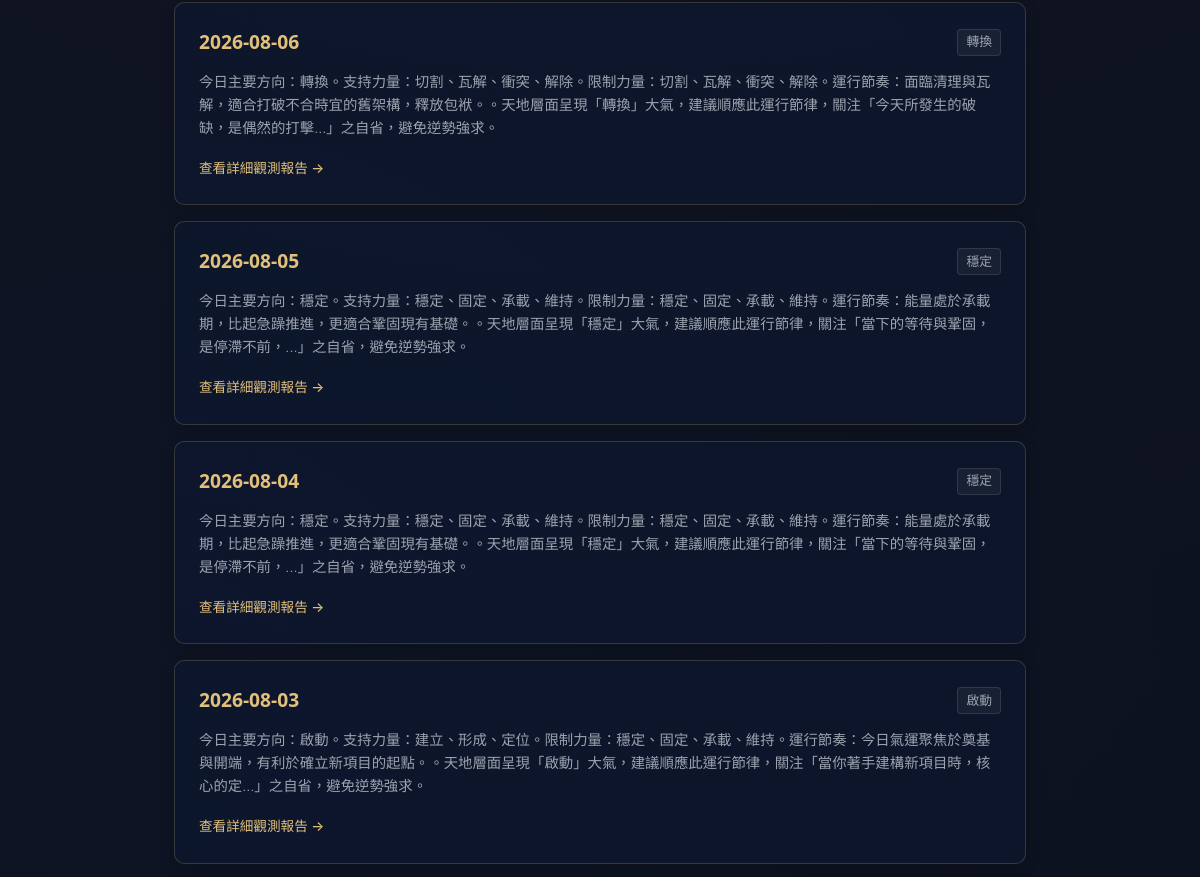
Page /archive (middle part) on the earlier database version.
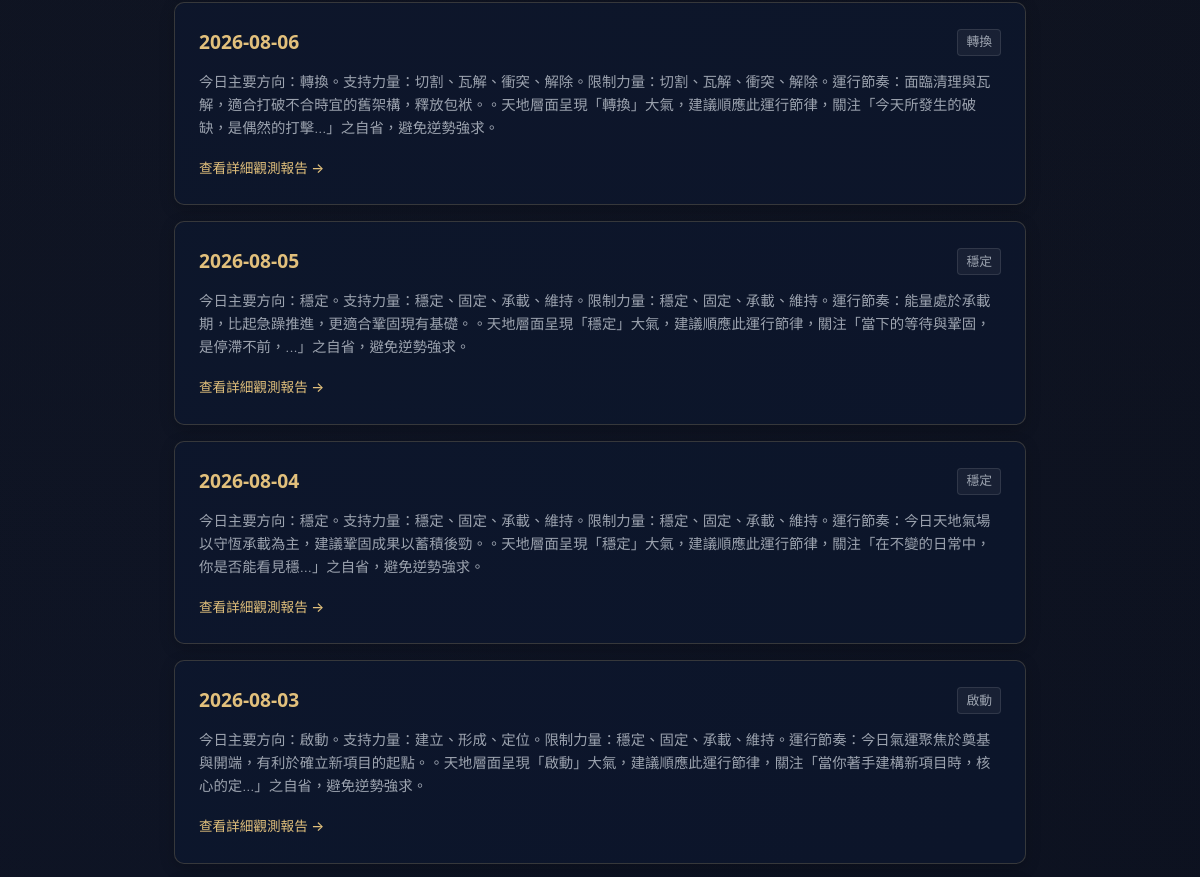
Same page on the later database version.
### tables this page shows
CREATE TABLE daily_states (
            id INTEGER PRIMARY KEY AUTOINCREMENT,
            date TEXT NOT NULL,
            timezone TEXT NOT NULL,
            city TEXT NOT NULL,
            raw_timing_data TEXT NOT NULL,
            semantic_vectors TEXT NOT NULL,
            primary_force TEXT NOT NULL,
            secondary_force TEXT NOT NULL,
            constraint_force TEXT NOT NULL,
            daily_rhythm TEXT NOT NULL,
            daily_summary TEXT NOT NULL,
            reflection_question TEXT NOT NULL,
            created_at TEXT NOT NULL,
            UNIQUE(date, timezone, city)
        );

### app.py (the view)
@app.get("/archive", response_class=HTMLResponse)
def read_archive(request: Request):
    states = get_all_daily_states()
    return templates.TemplateResponse(request=request, name="archive.html", context={"request": request, "states": states})

### templates/archive.html (shortened to what this page needs)
<!DOCTYPE html>
<html lang="zh-TW">
<head>
    <link rel="stylesheet" href="/static/style.css">
</head>
<body>
    <main class="container">
        <section class="archive-list-container">
            {% if states %}
                {% for st in states %}
                <div class="archive-item-card">
                    <div class="archive-date-row">
                        <span class="archive-date gold-text">{{ st.date }}</span>
                        <span class="archive-rhythm-badge">{{ st.daily_rhythm }}</span>
                    </div>
                    <p class="archive-summary">{{ st.daily_summary }}</p>
                    <a href="/date/{{ st.date }}" class="btn-text-gold">查看詳細觀測報告 →</a>
                </div>
                {% endfor %}
            {% else %}
                <div class="card empty-card">
                    <p>目前尚無歷史檔案記錄。請先在前台查詢或自動生成特定日期天時。</p>
                </div>
            {% endif %}
        </section>
    </main>
</body>
</html>

### static/style.css (style rules this page uses)
:root { --bg-dark: #050A18; --bg-card: rgba(13, 23, 49, 0.65); --gold: #E2C07C; --gold-hover: #D4AF37; --gold-border: rgba(226, 192, 124, 0.2); --gold-border-bright: rgba(226, 192, 124, 0.4); --text-primary: #F3F4F6; --text-secondary: #9CA3AF; --text-muted: #6B7280; --font-serif: 'STHeitiTC-Light', 'Microsoft JhengHei Light', 'PingFang TC', system-ui, -apple-system, sans-serif; --font-sans: 'STHeitiTC-Light', 'Microsoft JhengHei Light', 'PingFang TC', 'Inter', 'Outfit', system-ui, -apple-system, sans-serif; --green-accent: #34D399; --red-accent: #F87171; }
* { box-sizing: border-box; margin: 0; padding: 0; }
body { background-color: var(--bg-dark); background-image: radial-gradient(circle at 50% 0%, rgba(226, 192, 124, 0.05) 0%, transparent 70%), radial-gradient(circle at 10% 30%, rgba(13, 23, 49, 0.4) 0%, transparent 50%); color: var(--text-primary); font-family: var(--font-sans); font-weight: 300; line-height: 1.6; -webkit-font-smoothing: antialiased; padding-bottom: 2rem; }
.container { max-width: 900px; margin: 2rem auto; padding: 0 1.5rem; }
.gold-text { color: var(--gold); font-weight: 600; }
.archive-item-card { background: var(--bg-card); border: 1px solid var(--gold-border); border-radius: 10px; padding: 1.5rem; margin-bottom: 1rem; box-shadow: 0 4px 15px rgba(0, 0, 0, 0.2); transition: border-color 0.3s; }
.archive-date-row { display: flex; justify-content: space-between; align-items: center; margin-bottom: 0.75rem; }
.archive-date { font-family: var(--font-serif); font-size: 1.2rem; font-weight: 700; }
.archive-rhythm-badge { font-size: 0.8rem; background: rgba(255, 255, 255, 0.05); border: 1px solid rgba(255, 255, 255, 0.1); color: var(--text-secondary); padding: 0.15rem 0.5rem; border-radius: 4px; }
.archive-summary { font-size: 0.9rem; color: var(--text-secondary); margin-bottom: 1rem; line-height: 1.6; }
.btn-text-gold { color: var(--gold); text-decoration: none; font-size: 0.85rem; font-weight: 500; transition: color 0.3s; }

Differences in the rows shown:
removed daily_states: date "2026-08-04", daily_rhythm "穩定", daily_summary "今日主要方向：穩定。支持力量：穩定、固定、承載、維持。限制力量：穩定、固定、承載、維持。運行節奏：能量處於承載期，比起急躁推進，更適合鞏固現有基礎。。天地層面呈現「穩定」大氣，建議順應此運行節律，關注「當下的等待與鞏固，是停滯不前，...」之自省，避免逆勢強求。"
added daily_states: date "2026-08-04", daily_rhythm "穩定", daily_summary "今日主要方向：穩定。支持力量：穩定、固定、承載、維持。限制力量：穩定、固定、承載、維持。運行節奏：今日天地氣場以守恆承載為主，建議鞏固成果以蓄積後勁。。天地層面呈現「穩定」大氣，建議順應此運行節律，關注「在不變的日常中，你是否能看見穩...」之自省，避免逆勢強求。"
